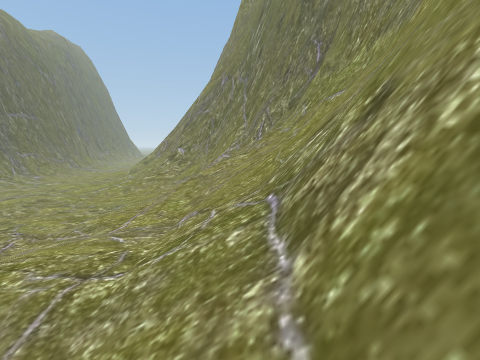
view 1 (above)

16 first-person views from a walk through a 3-D level made in the Unity game engine. The camera is 1.2 m above the floor, tilts 8° down and sees 85° across. The floor is counted in squares, 1 m on a side. Each view is taken from the middle of a square. On the plan, view 1 faces up. The plan holds only what a view shows up to about 12 squares ahead; the rest is blank. The place goes on beyond the plan. The player character is not drawn.

view 2
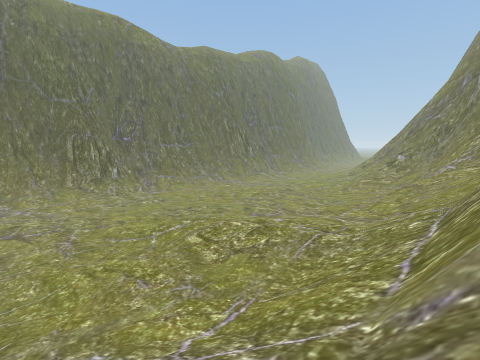

view 3
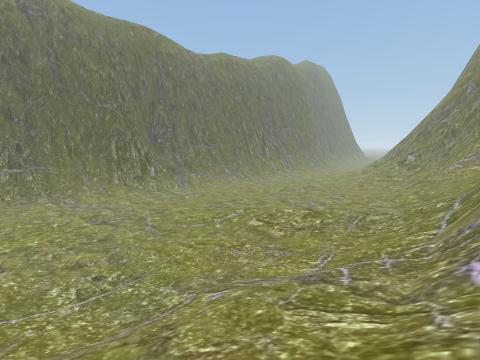

view 4
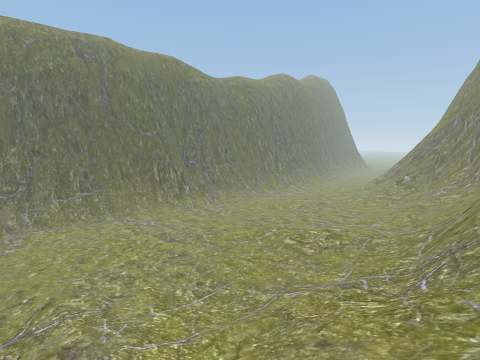

view 5
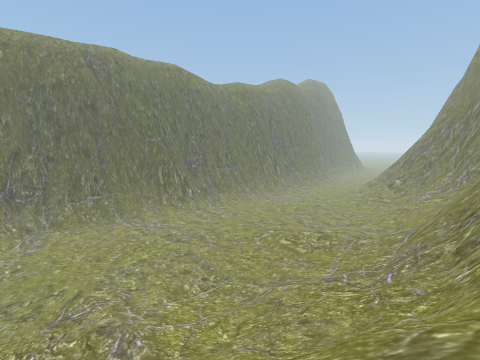

view 6
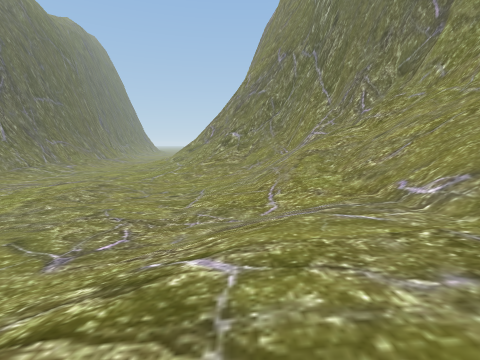

view 7
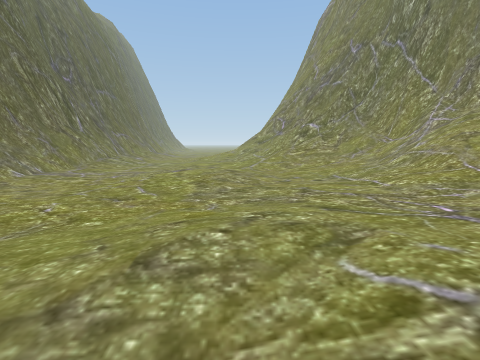

view 8
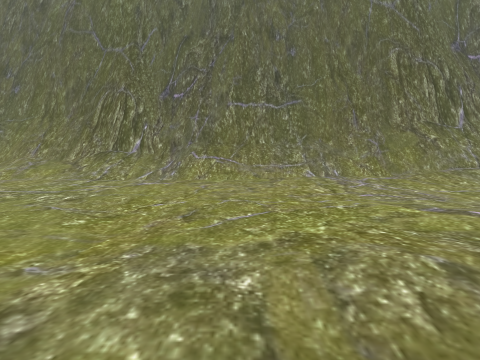

view 9
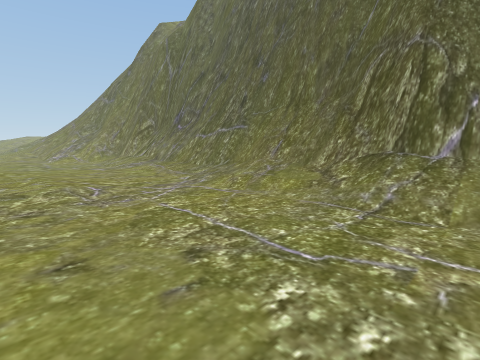

view 10
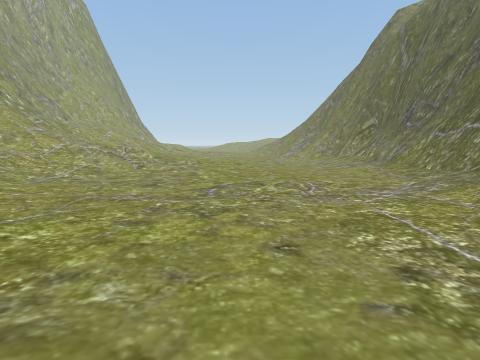

view 11
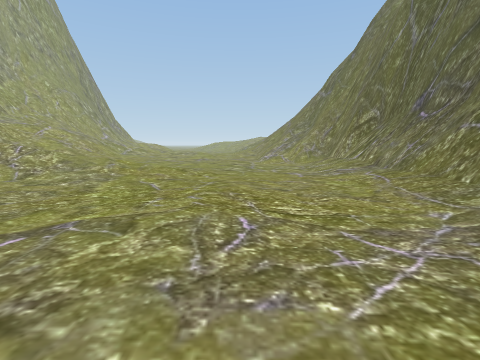

view 12
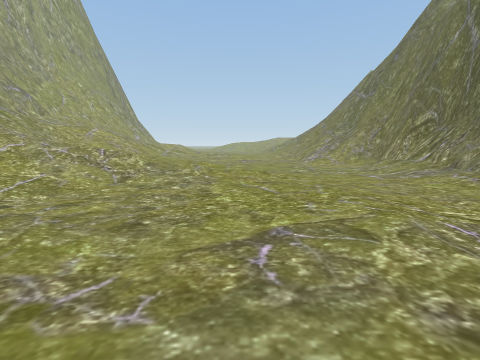

view 13
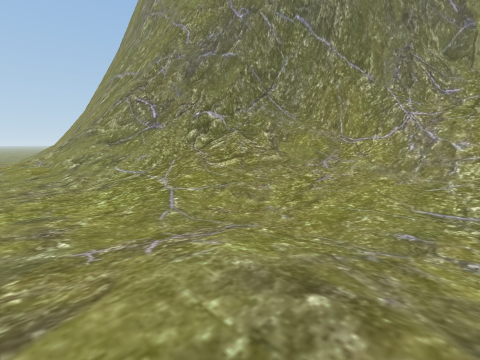

view 14
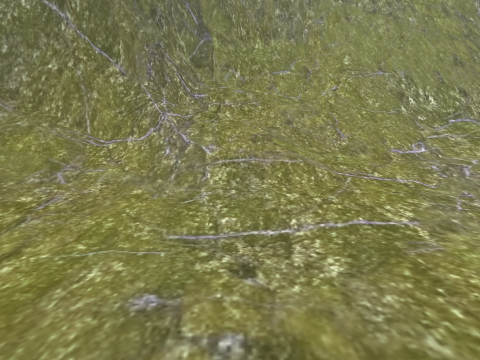

view 15
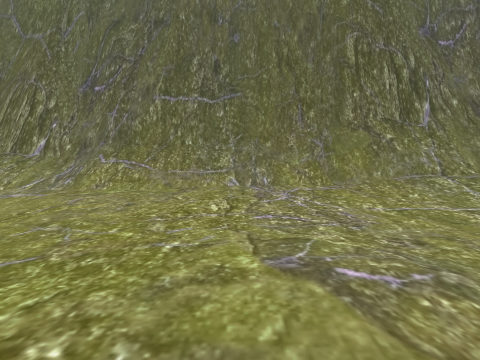

view 16
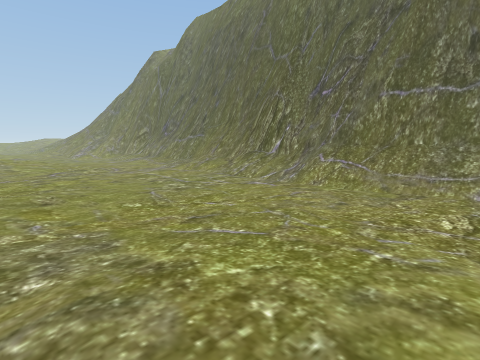

### Floor plan
Key: @ floor where view 1 was taken; # wall or solid block; . main floor; : floor 0.25 m higher than the main floor; + floor 0.75 m higher than the main floor; * floor 1 m higher than the main floor; / step, stairs or slope; = window, fence, low wall or low ledge; v drop or lower ground; O other object.
Columns run from 22 left of view 1 to 4 right of it. Each row starts with its distance up from view 1.
 21 v  #       ////==##
 20 v  ##/     ..////=###
 19    #/:.    ..////==###
 18  # =#...   ....////=##
 17  #  #....  ....//////#
 16 v#  #..... ....//////##
 15 v# ##..........//////####
 14   ###.............://=/###
 13   ##/.............:////==#
 12   #=/.............://////#
 11   #=/.............://////#
 10   #=/............/://////#
  9   #=/.............://////##
  8   #=/.............://////##
  7   #=/.............::+/////#
  6   #=/.............//+///###
  5   #=/...........://++//###
  4   #=/..........::/+++//##
  3   #=/..........::++++//#
  2  ###/..........////////##
  1  ##=/.............::+//###
  0  ##=/..............:+/@=/#
 -1  ##=/..............:+////#
 -2  ##=...............//////#
 -3  ##=...............//////#
 -4  ##=...............//////#
 -5  ##..............////////#
 -6  ##..............///+////#
 -7  ##............/////////=
 -8  ##........./:///////// =
 -9  ##.........:////+*//
-10  ##..........////++///  /
-11  ##O..... .....///  //   /

Where each view was taken, in squares from view 1:
view 1: 0 up, 0 right, facing up
view 2: 3 down, 1 right, facing up-left
view 3: 6 down, 1 right, facing up-left
view 4: 10 down, 2 right, facing up-left
view 5: 11 down, 3 right, facing up-left
view 6: 2 up, 4 left, facing up
view 7: 2 up, 9 left, facing up
view 8: 9 up, 7 left, facing left
view 9: 5 up, 12 left, facing down-left
view 10: 5 up, 12 left, facing down
view 11: 1 up, 14 left, facing down
view 12: 1 up, 11 left, facing down
view 13: 11 up, 11 left, facing up-right
view 14: 11 up, 9 left, facing right
view 15: 12 up, 9 left, facing left
view 16: 12 up, 9 left, facing down-left
